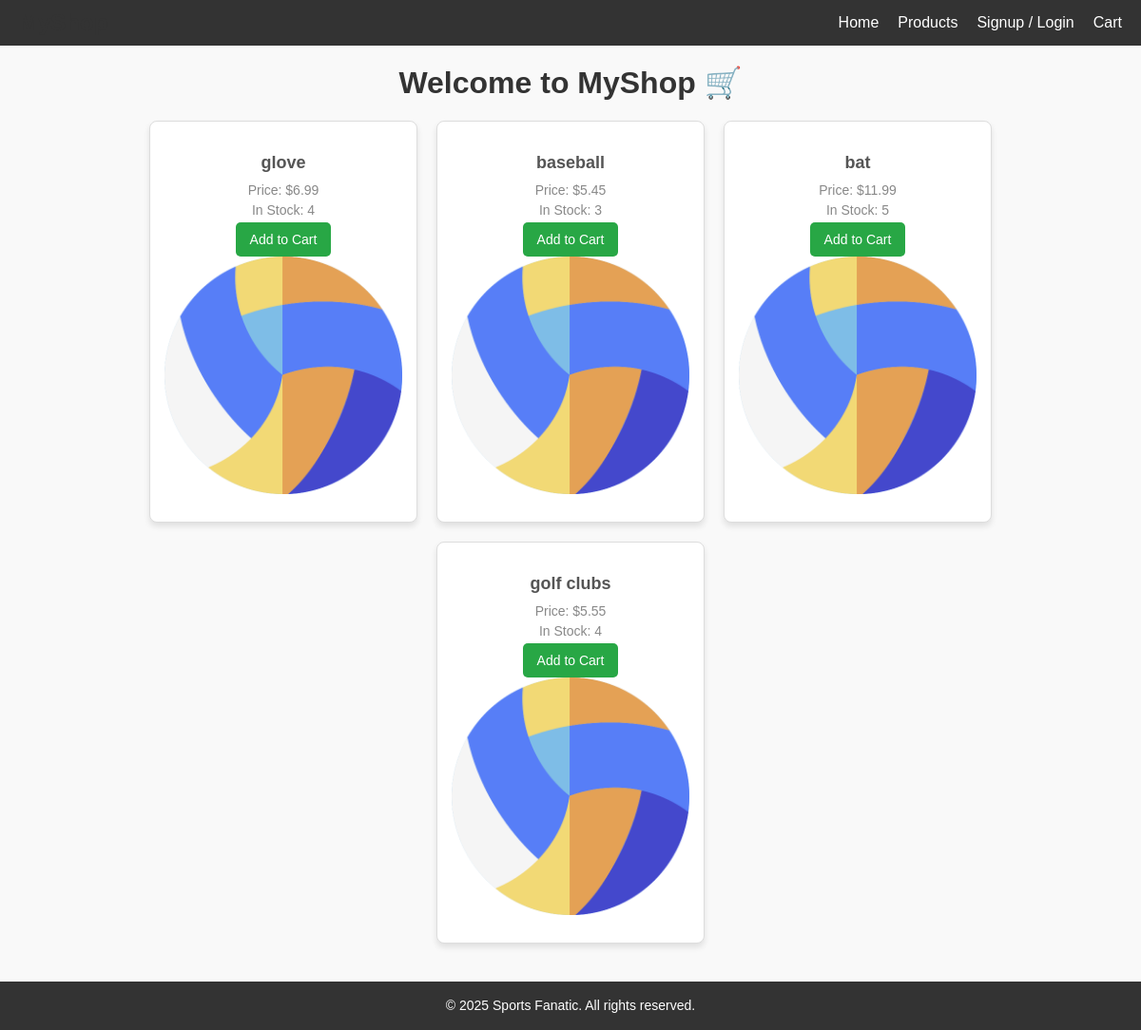
The page / on the database its author committed.
### store/models.py (models this page shows, shortened)
class Product(models.Model):
    name = models.CharField(max_length=255)
    price = models.DecimalField(max_digits=10, decimal_places=2)
    stock = models.PositiveIntegerField(default=10)
    image = models.ImageField(upload_to='products/', blank=True, null=True)
    description = models.TextField(blank=True)

### store/views.py (the view)
# urls.py: 2. Add a URL to urlpatterns:  path('', views.home, name='home')
def home(request):
    products = list(Product.objects.all())
    random_products = random.sample(products, min(len(products), 5))  # Show up to 5 random products
    return render(request, 'store/home.html', {'random_products': random_products})

### store/templates/store/home.html (shortened to what this page needs)
{% extends 'store/base.html' %}
{% load static %}
{% block styles %}
    <link rel="stylesheet" href="{% static 'store/home.css' %}">
{% endblock %}
{% block content %}
    <h1>Welcome to MyShop 🛒</h1>
    <div class="products">
        {% for product in random_products %}
            <div class="product">
                <h3>{{ product.name }}</h3>
                <p>Price: ${{ product.price }}</p>
                {% if product.stock %}
                    <p>In Stock: {{ product.stock }}</p>
                    <button onclick="addToCart('{{ product.id }}')">Add to Cart</button>
                {% else %}
                    <p style="color: red;">Out of Stock</p>
                {% endif %}
                {% if product.image %}
                    <img src="{{ product.image.url }}" alt="{{ product.name }}">
                {% else %}
                    <img src="{% static 'store/default-product.png' %}" alt="Default Product">
                {% endif %}
            </div>
        {% endfor %}
    </div>
{% endblock %}

### store/static/store/home.css (style rules this page uses)
body { font-family: Arial, sans-serif; margin: 0; padding: 0; background-color: #f9f9f9; }
h1 { text-align: center; color: #333; margin-top: 20px; }
.products { display: flex; flex-wrap: wrap; justify-content: center; gap: 20px; margin: 20px; }
.product { background: #fff; border: 1px solid #ddd; border-radius: 8px; box-shadow: 0 4px 6px rgba(0, 0, 0, 0.1); padding: 15px; width: 250px; text-align: center; }
.product img { max-width: 100%; height: auto; border-radius: 8px; margin-bottom: 10px; }
.product h3 { font-size: 18px; color: #555; margin-bottom: 10px; }
.product p { font-size: 14px; color: #888; margin: 5px 0; }
.product button { background-color: #28a745; color: white; border: none; border-radius: 5px; padding: 10px 15px; cursor: pointer; font-size: 14px; }

### store/static/store/base.css (style rules this page uses)
body { display: flex; flex-direction: column; min-height: 100vh; }

### rows shown on the page
Product: name "glove", price "6.99", stock "4"
Product: name "baseball", price "5.45", stock "3"
Product: name "bat", price "11.99", stock "5"
Product: name "golf clubs", price "5.55", stock "4"
